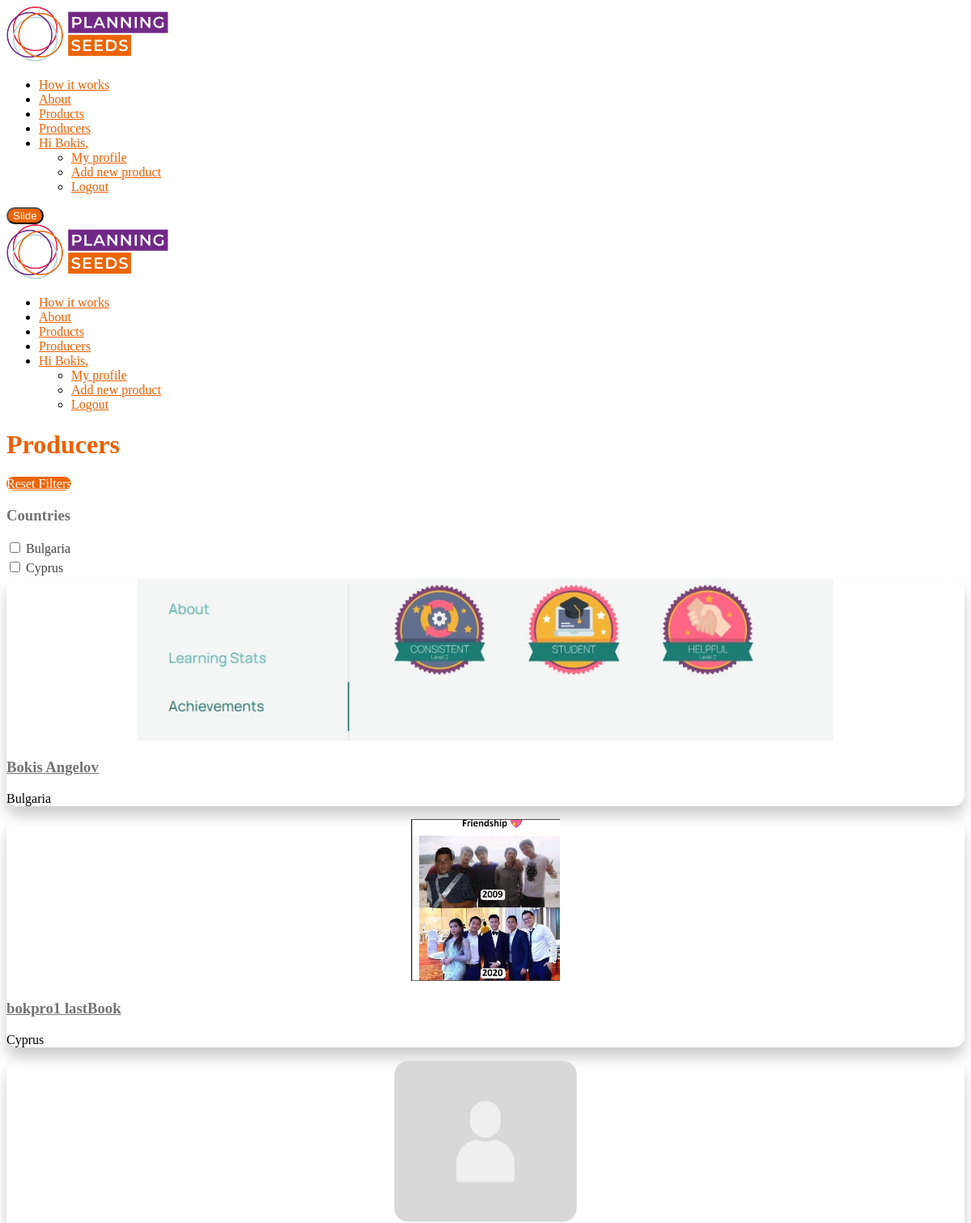
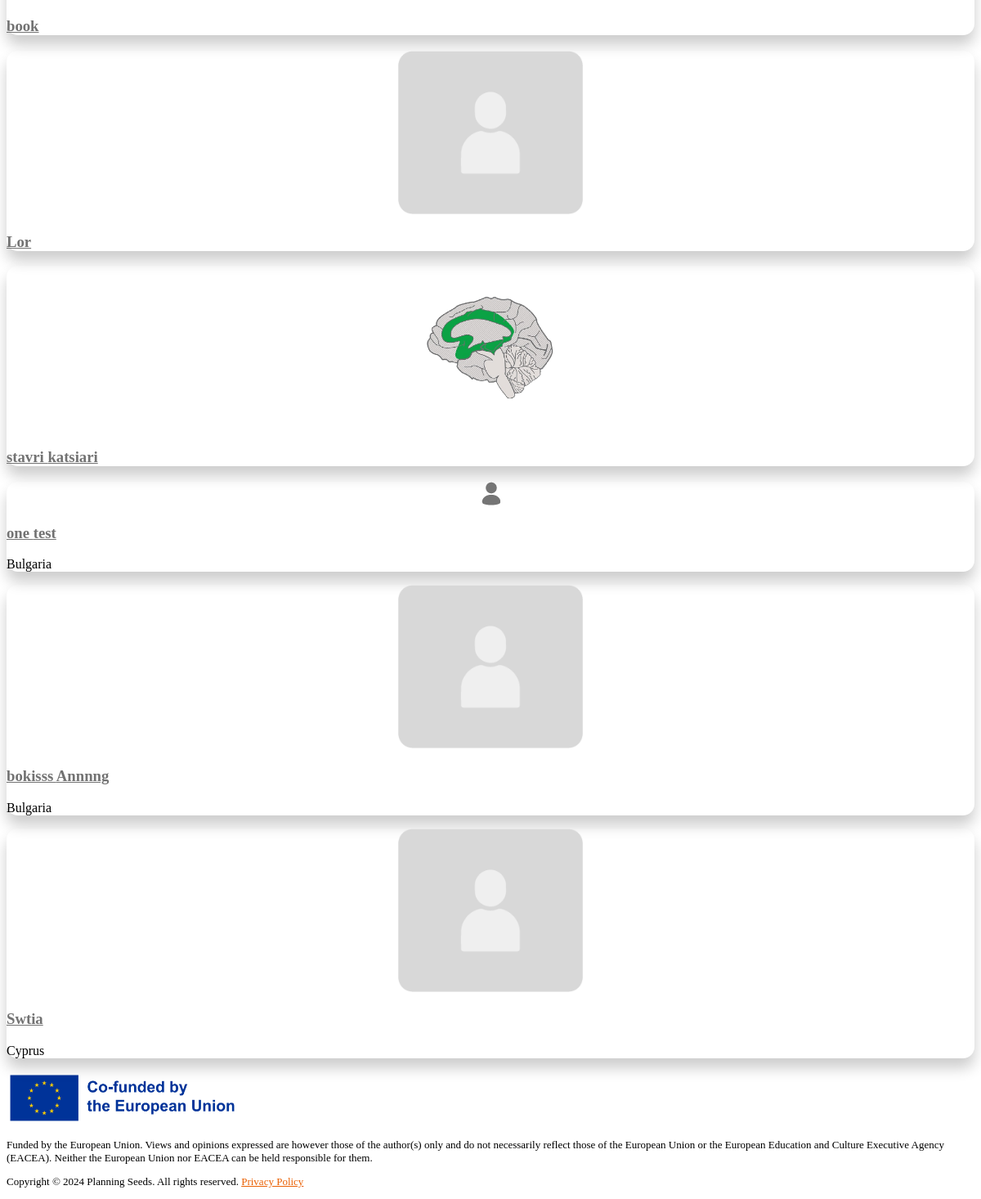
Page /profiles/ (signed in) on the committed database (2 pictures, top to bottom).
### main/models.py (models this page shows, shortened)
class UserProfile(models.Model):
    USER_TYPE_CHOICES = (
        ('customer', 'Customer'),
        ('producer', 'Producer'),
    )
    user = models.OneToOneField(User, on_delete=models.CASCADE, null=True, blank=True)
    username = models.CharField(max_length=200, blank=True, null=True)
    user_type = models.CharField(max_length=10, choices=USER_TYPE_CHOICES, default='Customer')
    id = models.UUIDField(default=uuid.uuid1, unique=True, primary_key=True, editable=False)
    created = models.DateTimeField(default=datetime.datetime.now)
    first_name = models.CharField(max_length=50, blank=False, null=True)
    last_name = models.CharField(max_length=50, blank=False, null=True)
    username = models.CharField(max_length=50, unique=True)
    password = models.CharField(max_length=100, null=True, blank=False)  # Ensure to handle passwords securely
    email = models.EmailField(unique=True, blank=False, null=True)
    profile_image = models.ImageField(upload_to='profile_images/', null=True, blank=True, default="/images/default_userimg.png")
    phone_number = models.CharField(max_length=15, blank=True, null=True)
    address = models.TextField(max_length=200, blank=True, null=True)
    company_name = models.CharField(max_length=100, null=True, blank=True)
    country = CountryField(blank_label='Select country', null=True, blank=False)
    class Meta:
        ordering = ['created']

### main/views.py (the view)
# urls.py: path('profiles/', views.userProfiles, name="userprofiles"),
def userProfiles(request):
    profiles = UserProfile.objects.filter(user_type='producer')
    country_codes = (
        UserProfile.objects.filter(user_type='producer')
        .exclude(country=None)
        .values_list('country', flat=True)
        .distinct()
    )
    countries = [
        {"code": code, "name": pycountry.countries.get(alpha_2=code).name}
        for code in set(country_codes)
    ]
    context = {'profiles': profiles, 'countries': countries}
    return render(request, 'main/profiles.html', context)

### main/templates/main/profiles.html (shortened to what this page needs)
{% extends 'main.html' %}
{% block content %}
<h1 class="uk-margin-medium uk-margin-medium-top">Producers</h1>
<div class="uk-grid-small" id="sticky-div" uk-grid>
    <div class="uk-width-1-4">
        <a class="uk-button uk-button-primary" href="{% url 'userprofiles' %}">Reset Filters</a>
        <div class="uk-card uk-padding-remove-left">
            <div class="uk-card-header uk-padding-remove-left uk-padding-remove-bottom">
                <h3 class="uk-card-title">Countries</h3>
            </div>
            <div class="uk-card-body uk-padding-remove-left uk-padding-remove-top uk-margin-top">
                <form id="country-form">
                    {% for country in countries %}
                        <label style="display: block;" class="uk-margin ">
                            <input type="checkbox" class="country-checkbox uk-checkbox" name="country" value="{{ country.code }}" />
                            {{ country.name }}
                        </label>
                    {% endfor %}
                </form>
            </div>
        </div>
    </div>
    <div class="uk-width-3-4">
        <div id="producers-list" class="uk-child-width-1-3@l uk-child-width-1-2@s uk-grid uk-grid-match products-grid" uk-grid>
            {% include 'main/profiles_filter_grid.html' %}
        </div>
    </div>
</div>
{% endblock %}

### planseeds/templates/main.html (shortened to what this page needs)
<!DOCTYPE html>
{% load static %}
<html lang="en">
<head>
    <link rel="stylesheet" href="https://cdn.jsdelivr.net/npm/uikit@3.21.9/dist/css/uikit.min.css" />
    <link rel="stylesheet" type="text/css" href='{% static "styles/main.css" %}' />
</head>
<body>
    <nav class="uk-container uk-padding uk-navbar" uk-navbar>
        <div class="uk-navbar-left">
            <a href="/"><img width="200" src="/media/images/planningSeeds_logo.png" /></a>
        </div>
        <div class="uk-navbar-right">
            <ul class="uk-navbar-nav uk-visible@m" uk-nav="multiple: true">
                <li class="{% if request.path == '/how-it-works/' %}uk-active{% endif %}"><a href="/how-it-works">How it works</a></li>
                <li class="{% if request.path == '/about/' %}uk-active{% endif %}"><a href="/about">About</a></li>
                <li class="{% if request.path == '/products-list/' %}uk-active{% endif %}"><a href="{% url 'products-list' %}">Products</a></li>
                <li class="{% if request.path == '/profiles/' %}uk-active{% endif %}"><a href="{% url 'userprofiles' %}">Producers</a></li>
                {% if request.user.is_authenticated %}
                <li class="uk-parent">
                    <a href="#">Hi {{ request.user.userprofile.first_name }},</span> </a>
                    <div uk-dropdown="mode: click">
                        <ul class="uk-nav-sub">
                            <li class=""><a href="{% url 'user-profile' request.user.userprofile.id %}">My profile</a></li>
                            {% if request.user.is_authenticated and request.user.userprofile.user_type == 'producer' %}
                            <li ><a href="{% url 'create-product' %}">Add new product</a></li>
                            {% endif %}
                            <li><a href="{% url 'logout' %}">Logout</a></li>
                        </ul>
                    </div>
                </li>
                {% endif %}
            </ul>
            <button class="uk-hidden@m uk-button uk-button-primary uk-margin-small-right" type="button" uk-toggle="target: #offcanvas-nav-primary">Slide</button>
            <div class="uk-hidden@m" id="offcanvas-nav-primary" uk-offcanvas="overlay: true">
                <div class="uk-offcanvas-bar uk-flex uk-flex-column">
                    <a class="uk-text-center uk-margin-top" href="/"><img width="200" src="/media/images/planningSeeds_logo.png" /></a>
                    <ul class="uk-nav uk-nav-primary uk-nav-center uk-margin-auto-vertical">
                        <li class=""><a href="/how-it-works">How it works</a></li>
                        <li class=""><a href="/about">About</a></li>
                        <li class=""><a href="{% url 'products-list' %}">Products</a></li>
                        <li><a href="{% url 'userprofiles' %}">Producers</a></li>
                        {% if request.user.is_authenticated %}
                        <li class="uk-parent">
                            <a href="#">Hi {{ request.user.userprofile.first_name }},</span> </a>
                            <div uk-dropdown="mode: click">
                                <ul class="uk-nav-sub">
                                    <li><a href="{% url 'user-profile' request.user.userprofile.id %}">My profile</a></li>
                                    {% if request.user.is_authenticated and request.user.userprofile.user_type == 'producer' %}
                                    <li ><a href="{% url 'create-product' %}">Add new product</a></li>
                                    {% endif %}
                                    <li><a href="{% url 'logout' %}">Logout</a></li>
                                </ul>
                            </div>
                        </li>
                        {% endif %}
                    </ul>
                </div>
            </div>
        </div>
    </nav>
    <div class="uk-container uk-margin-medium-top" uk-height-viewport="expand: true">
        {% block content %}
        {% endblock content %}
    </div>
    <div class="uk-section footer uk-margin-medium-top">
        <div class="uk-container">
            <div class="uk-grid-small" uk-grid>
                <div class="uk-width-1-4@m">
                    <img style="max-width: 100%; width: 290px;" src="/media/images/co-funded.png" alt="European Union" />
                </div>
                <div class="uk-width-3-4@m">
                    <p class="small-text">
                        Funded by the European Union. Views and opinions expressed are however those of the author(s) only and do not necessarily reflect those of the European Union or the European Education and Culture Executive Agency (EACEA). Neither the European Union nor EACEA can be held responsible for them.
                    </p>
                    <p class="small-text">Copyright &copy; 2024 Planning Seeds. All rights reserved. <a href="{% url 'privacy-policy' %}">Privacy Policy</a></p>
                </div>
        </div>
    </div>
</body>
</html>

### main/templates/main/profiles_filter_grid.html
{% for profile in profiles %}
<div>
    <div class="uk-card uk-card-default uk-card-body">
        <div class="grid-img">
            {% if profile.profile_image %}
                <img src="{{ profile.profile_image.url }}" alt="{{ profile.first_name }}">
            {% else %}
            <img src="/media/images/default_userimg.png" alt="{{ profile.first_name }}">
            {% endif %}
        </div>
        <h3><a href="{% url 'user-profile' profile.id %}">{{ profile.first_name }} {% if profile.last_name %} {{ profile.last_name }} {% endif %}</a></h3>
        {% if profile.country %}
        <p>{{ profile.country.name }}</p>
        {% endif %}
    </div>
</div>
{% empty %}
<div>
    <h2>No producers found</h2>
</div>
{% endfor %}

### planseeds/static/styles/main.css (style rules this page uses)
h1 { color: #ea6003; }
h2, h3, h4 { color: #727272; }
a { color: #ea6003; transition: all .3s; }
.small-text { font-size: 13px; }
.uk-button { color: #fff!important; border-radius: 22px; }
.uk-button-primary { background-color: #ec6508!important; }
.uk-card-default { box-shadow: 0 12px 17px 0px rgba(0,0,0,0.20); border-radius: 14px; transition: all .3s; position: relative; top: 0; }
.products-grid img { max-height: 200px; }
.products-grid h3 a { color: #727272; transition: all .3s; }
.grid-img { text-align: center; }
form label { color: #424242; padding-bottom: 4px; display: block; }
.uk-offcanvas-bar { background-color: #fff; }
.uk-offcanvas-bar .uk-nav-primary > li > a, .uk-offcanvas-bar .uk-nav-primary .uk-nav-sub a { color: #ea6003 }

### rows in the picture
UserProfile: profile_image (picture), first_name "Bokis", last_name "Angelov", country.name "Bulgaria"
UserProfile: profile_image (picture), first_name "bokpro1", last_name "lastBook", country.name "Cyprus"
UserProfile: first_name "book"
UserProfile: first_name "Lor"
UserProfile: profile_image (picture), first_name "stavri", last_name "katsiari"
UserProfile: profile_image (picture), first_name "one", last_name "test", country.name "Bulgaria"
UserProfile: profile_image (placeholder picture), first_name "bokisss", last_name "Annnng", country.name "Bulgaria"
UserProfile: profile_image (placeholder picture), first_name "Swtia", country.name "Cyprus"

### other values in the picture
{{ request.user.userprofile.first_name }} "Bokis"
{{ country.name }} "Bulgaria" "Cyprus"
